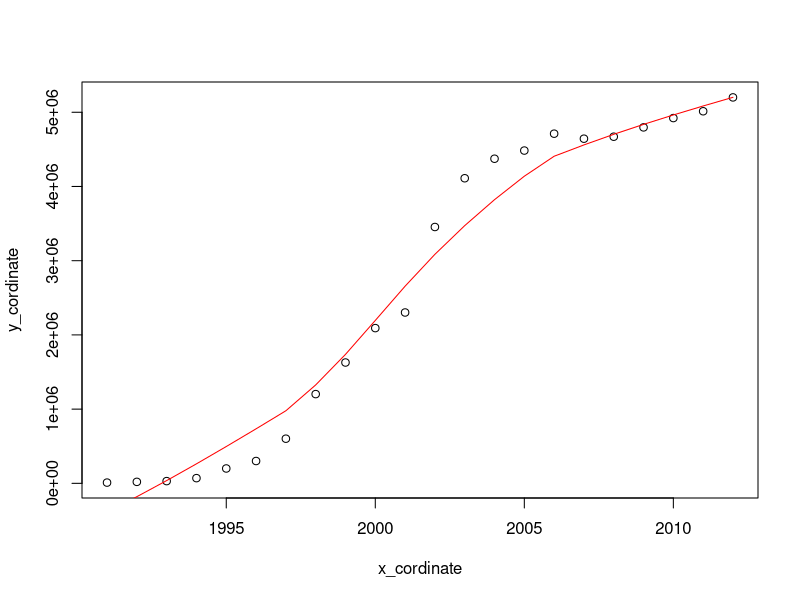
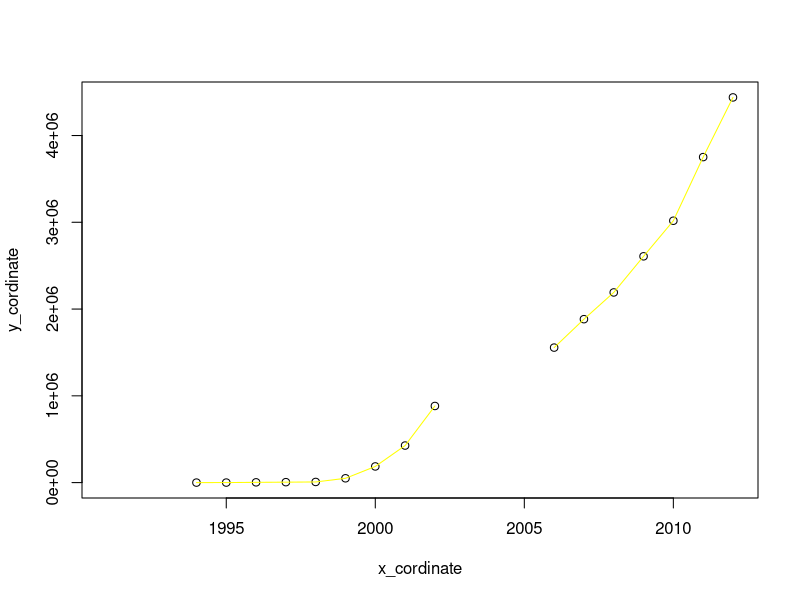

R code for these plots, in order:
# loading the data
dataFrame<-read.csv("WorldBankData.csv")
# creating new dataframe using the required columns
new_dataFrame <- dataFrame[(dataFrame$Country=="Denmark"|dataFrame$Country=="Belarus")&(dataFrame$year>1990),c(1,3,14)]
# getting x cordinate of denmark country
x_cordinate=new_dataFrame[new_dataFrame$Country=="Denmark",2]
# getting y cordinate of denmark country
y_cordinate=new_dataFrame[new_dataFrame$Country=="Denmark",3]
# plotting 
plot(x_cordinate,y_cordinate)
lines(lowess(x_cordinate,y_cordinate), col="red")
# getting x cordinate of belarus country
x_cordinate=new_dataFrame[new_dataFrame$Country=="Belarus",2]
# getting y cordinate of belarus country
y_cordinate=new_dataFrame[new_dataFrame$Country=="Belarus",3]
# plotting
plot(x_cordinate,y_cordinate)
lines(lowess(x_cordinate,y_cordinate), col="yellow")